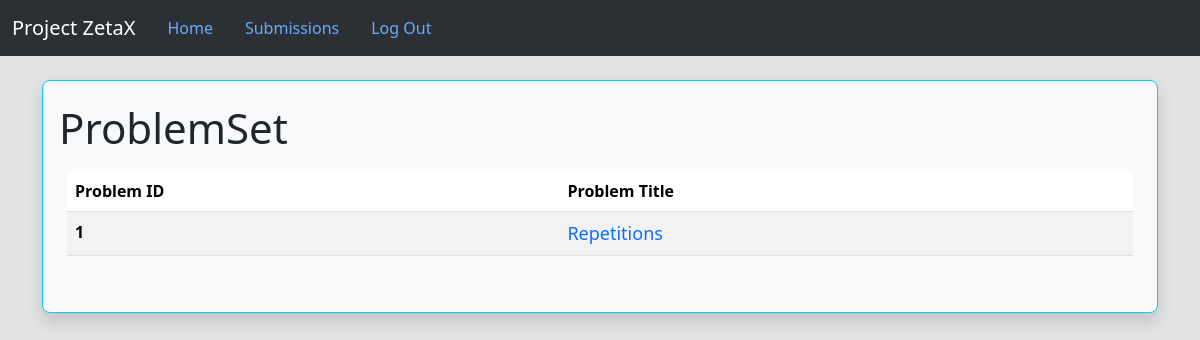
The page /contestant (signed in) on the database as committed earlier.
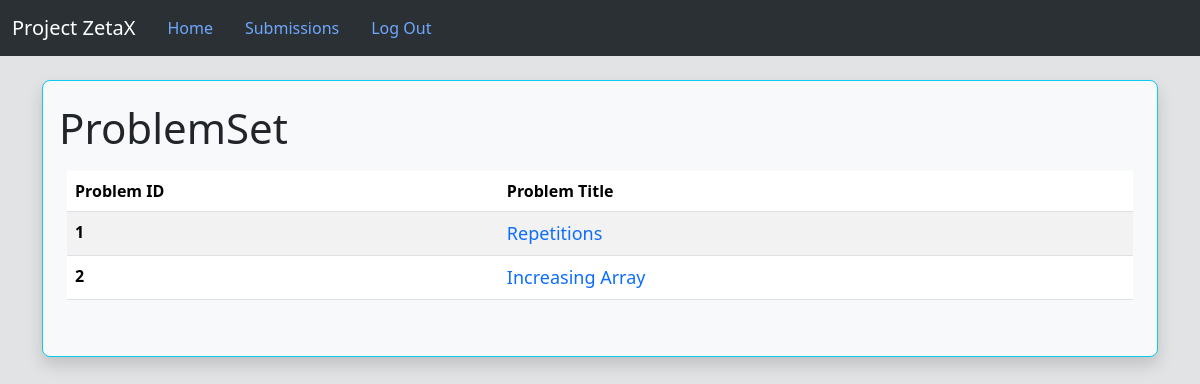
The same page on the database as committed later.
### Project/models.py (models this page shows, shortened)
class Problem(db.Model):
    __bind_key = 'problems'
    id = db.Column(db.Integer, primary_key=True)
    title = db.Column(db.String(100), nullable=False)
    description = db.Column(db.String(2000), nullable=False)
    sample_input = db.Column(db.String(100), nullable=False)
    sample_output = db.Column(db.String(100), nullable=False)
    exe_time = db.Column(db.Integer, nullable=False)
    exe_space = db.Column(db.Integer, nullable=False)
    judging_testcases = db.Column(db.String(1000000),nullable=False)
    exp_testcases_output = db.Column(db.String(1000000),nullable=False)
    user_id = db.Column(db.Integer, db.ForeignKey('user.id'))
    submission = db.relationship('Submissions',backref='problem')

### Project/routes.py (the view)
    def wrapped_function_contestant(*args,**kwargs):
        if (current_user.is_authenticated) and (current_user.type != 'Contestant'):
            flash("Please log in as Contestant to access this page",'error')
            return redirect(url_for('home'))
        return inner_func(*args,**kwargs)

### Project/models.py (called while the page is built)
@login_manager.user_loader
def load_user(id):
    return User.query.get(int(id))

### Project/routes.py (called while the page is built)
def contestant_required(inner_func):
    def wrapped_function_contestant(*args,**kwargs):
        if (current_user.is_authenticated) and (current_user.type != 'Contestant'):
            flash("Please log in as Contestant to access this page",'error')
            return redirect(url_for('home'))
        return inner_func(*args,**kwargs)
    wrapped_function_contestant.__name__ = inner_func.__name__
    return wrapped_function_contestant

@app.route('/contestant', methods= ['GET'])
@login_required
@contestant_required
def show_problems():
    problem_ids = Problem.query.with_entities(Problem.id).all()
    pblm_id_list = [x[0] for x in problem_ids]
    problem_titles = Problem.query.with_entities(Problem.title).all()
    pblm_title_list = [x[0] for x in problem_titles]
    return render_template('contestant.html' , ProblemIDs = pblm_id_list , ProblemTitles = pblm_title_list)

### Project/templates/contestant.html
{% extends 'base.html' %}
{% block content %}
<br>
<div class="container-fluid bg-light border border-info shadow p-3 mb-5 rounded-3">
    <h1><small class="text-dark">ProblemSet</small></h1>
    <div class="p-2 mb-3 rounded">
    <table class="table table-striped table-hover table-bordered=borderless caption-top rounded" >
        <thead>
            <tr>
                <th scope="col">Problem ID</th>
                <th scope="col">Problem Title</th>
            </tr>
        </thead>
        <tbody>
            {% for id in ProblemIDs %}
            <tr>
                <th scope="row">{{id}}</td>
                <td><a class="link-primary link-offset-2 link-underline-opacity-0 link-underline-opacity-100-hover" href="/problem/{{id}}">{{ProblemTitles[loop.index0]}}</a></td>
            </tr>
            {% endfor %}
        </tbody>
    </table>
    </div>
</div>
{% endblock %}

Rows that differ between the two databases and show on the page:
added Problem: title "Increasing Array"
Other text that changed with them:
new list line: "2"
